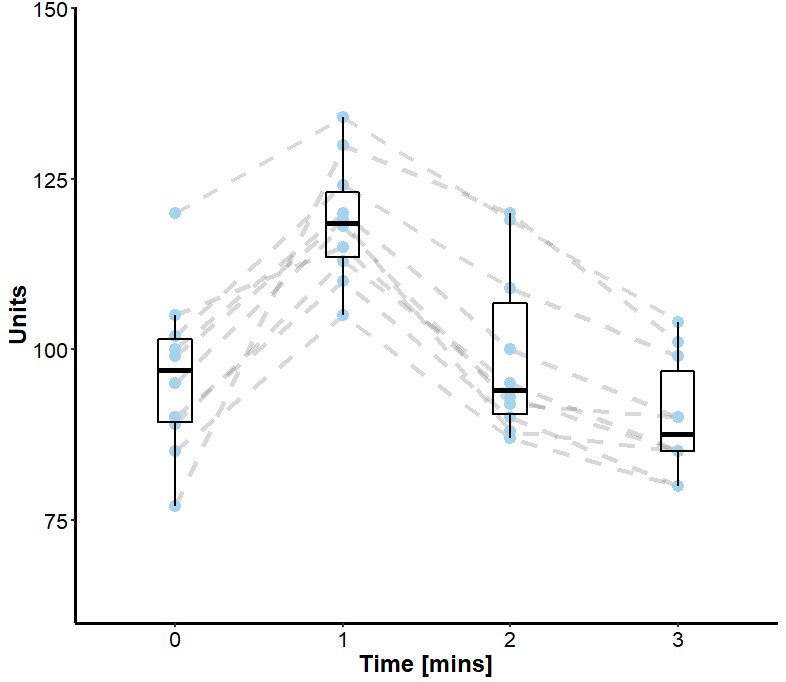

The script that drew this image:
library(ggplot2)
library(readr)

# Read the data in from a separate file in long format

test = read_csv("./test_data.csv")
test = data.frame(test)

# Create a nice theme

theme_update(axis.line.y = element_line(colour="black"),
             axis.line.x = element_line(colour="black"),
             axis.text = element_text(colour="black"),
             panel.grid.major = element_blank(),
             panel.grid.minor = element_blank(),
             panel.background = element_blank(),
             axis.text.x  = element_text(size=20),
             axis.text.y  = element_text(size=20),
             axis.title.x  = element_text(size=22,vjust=1, face="bold"),
             axis.title.y  = element_text(size=22, face = "bold", vjust=1, angle = 90),
             axis.line = element_line(size = 1.2, linetype = "solid"),
             axis.ticks = element_line(size = 1), legend.position="none")


# Dot and box plot with joined lines

ggplot(data=test, aes (x=factor(Time), y= Value)) +
  geom_line(aes(group=ID, colour="black"), alpha=I(0.5), lwd=1.5, linetype="dashed") +
  geom_point(size = 4, colour = "lightskyblue1") +
  scale_y_continuous (limits=c(60,150), expand=c(0,0.2)) +
  xlab("\nTime [mins]") +
  ylab("Units\n") +
  geom_boxplot(outlier.shape=NA, fill= NA,  colour="black", width=0.2, lwd=1)
